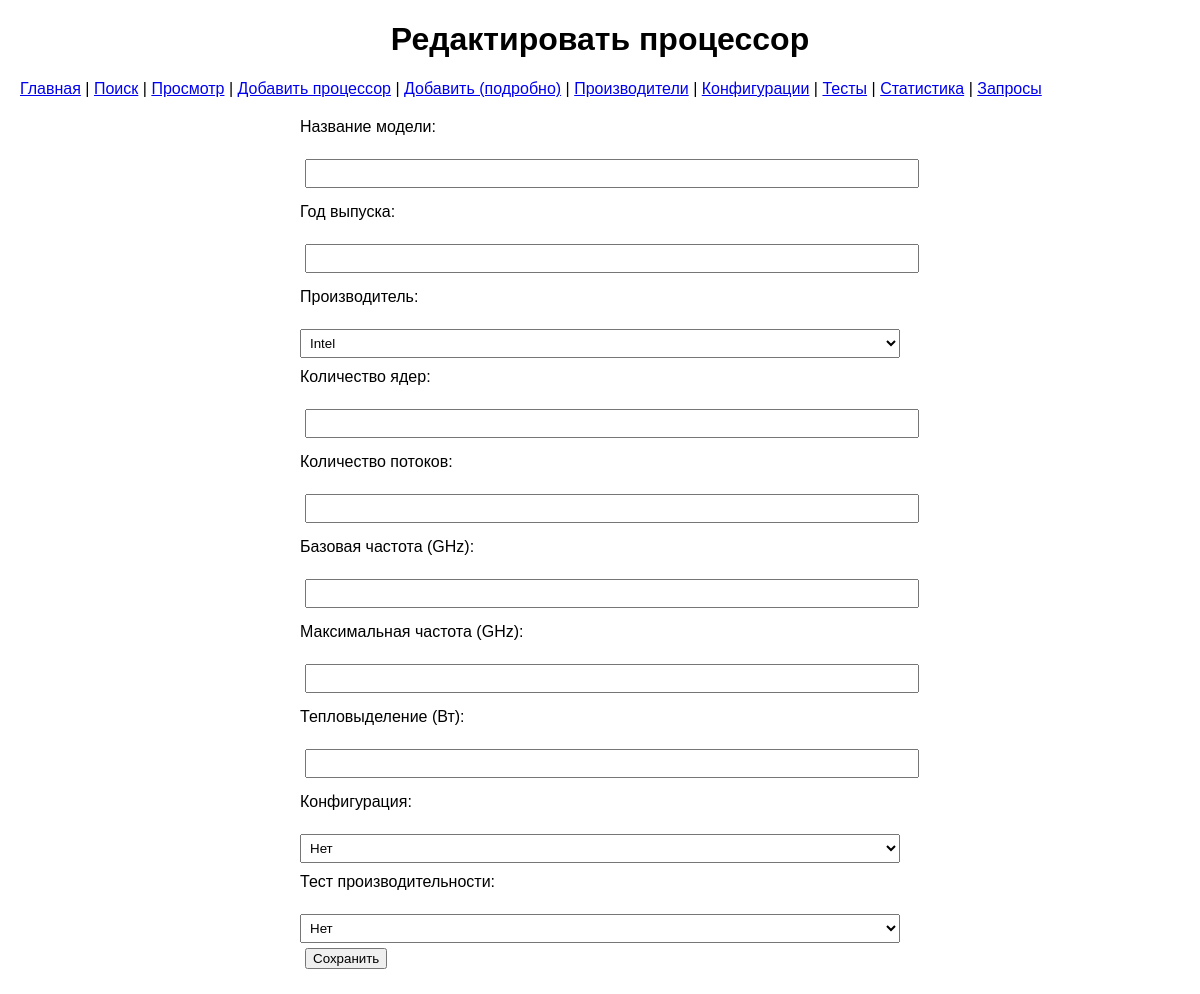
/edit/102, run on an earlier commit of the app's database.
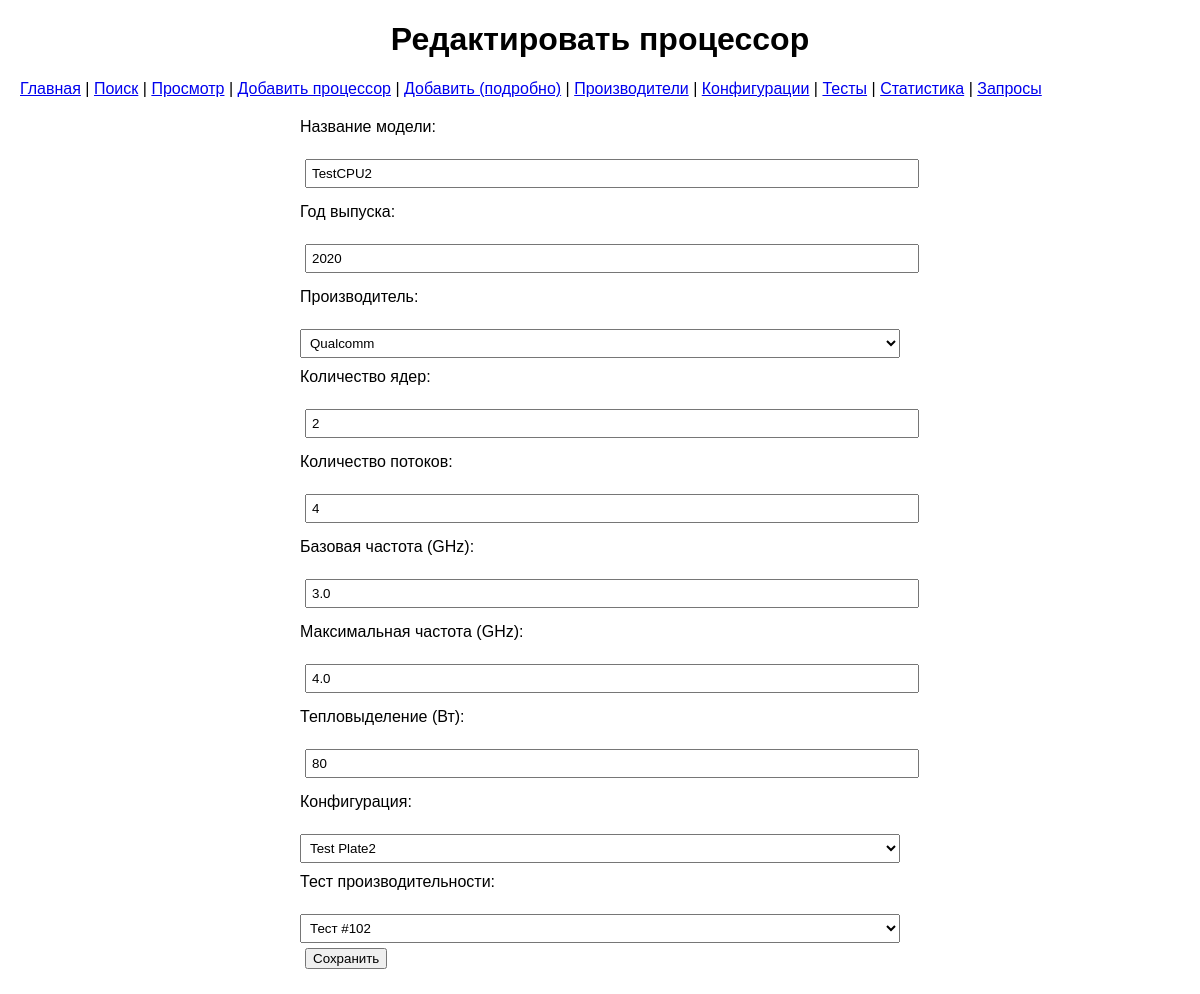
And on a later commit of the database.
### tables this page shows
CREATE TABLE "processors" (
	"id"	INTEGER,
	"model_name"	TEXT NOT NULL,
	"release_year"	INTEGER NOT NULL,
	"manufacturer_id"	INTEGER NOT NULL,
	"config_id"	INTEGER,
	"performance_tests_id"	INTEGER,
	"cores"	INTEGER,
	"threads"	INTEGER,
	"base_clock"	REAL,
	"max_clock"	REAL,
	"tdp"	INTEGER,
	PRIMARY KEY("id" AUTOINCREMENT),
	FOREIGN KEY("config_id") REFERENCES "config"("id"),
	FOREIGN KEY("manufacturer_id") REFERENCES "manufacturers"("id"),
	FOREIGN KEY("performance_tests_id") REFERENCES "performance_tests"("id")
);

CREATE TABLE "manufacturers" (
	"id"	INTEGER,
	"company_name"	VARCHAR(100) CHECK(LENGTH("company_name") BETWEEN 3 AND 100),
	"country"	VARCHAR(50) CHECK(LENGTH("country") BETWEEN 3 AND 50),
	"founded_year"	INTEGER CHECK("founded_year" BETWEEN 1900 AND 2025),
	"employees"	INTEGER CHECK("employees" BETWEEN 1 AND 1000000),
	PRIMARY KEY("id")
);

CREATE TABLE "config" (
	"id"	INTEGER,
	"processor_id"	INTEGER,
	"motherboard_model"	VARCHAR(100) CHECK(LENGTH("motherboard_model") BETWEEN 3 AND 100),
	"ram_type"	VARCHAR(20) CHECK(LENGTH("ram_type") BETWEEN 3 AND 20),
	"ram_size"	INTEGER CHECK("ram_size" BETWEEN 1 AND 4096),
	"socket_type"	VARCHAR(20) CHECK(LENGTH("socket_type") BETWEEN 3 AND 20),
	"storage_interface"	VARCHAR(20) CHECK(LENGTH("storage_interface") BETWEEN 3 AND 20),
	"gpu_config"	VARCHAR(100) CHECK(LENGTH("gpu_config") BETWEEN 3 AND 100),
	"power_supply"	INTEGER CHECK("power_supply" BETWEEN 10 AND 3000),
	PRIMARY KEY("id"),
	FOREIGN KEY("processor_id") REFERENCES "processors"("id")
);

### flask_app.py (the view, shortened to what this page needs)
@app.route('/edit/<int:id>', methods=['GET', 'POST'])
def edit(id):
    errors = []
    with get_db_connection() as conn:
        processor = conn.execute("""
            SELECT p.*, m.company_name
            FROM processors p
            JOIN manufacturers m ON p.manufacturer_id = m.id
            WHERE p.id = ?
        """, (id,)).fetchone()
        manufacturers = conn.execute("SELECT id, company_name FROM manufacturers").fetchall()
        configs = conn.execute("SELECT id, motherboard_model FROM config").fetchall()
        performance_tests = conn.execute("SELECT id, single_core_score, multi_core_score FROM performance_tests").fetchall()
    return render_template('edit.html', processor=processor, manufacturers=manufacturers,
                          configs=configs, performance_tests=performance_tests, errors=errors)

### flask_app.py (called while the page is built)
def get_db_connection():
    conn = sqlite3.connect(DB_PATH, timeout=10)
    conn.row_factory = sqlite3.Row
    return conn

### templates/edit.html (shortened to what this page needs)
<!DOCTYPE html>
<html lang="ru">
<head>
    <link rel="stylesheet" href="{{ url_for('static', filename='style.css') }}">
</head>
<body>
    <h1>Редактировать процессор</h1>
    <nav>
        <a href="/">Главная</a> |
        <a href="/search">Поиск</a> |
        <a href="/view">Просмотр</a> |
        <a href="/add">Добавить процессор</a> |
        <a href="/add_detailed">Добавить (подробно)</a> |
        <a href="/manufacturers">Производители</a> |
        <a href="/config">Конфигурации</a> |
        <a href="/performance">Тесты</a> |
        <a href="/stats">Статистика</a> |
        <a href="/queries">Запросы</a>
    </nav>
    <form method="POST">
        <label>Название модели:</label><br>
        <input type="text" name="model_name" value="{{ processor['model_name'] }}" required><br>
        <label>Год выпуска:</label><br>
        <input type="number" name="release_year" value="{{ processor['release_year'] }}" min="1970" max="2025" required><br>
        <label>Производитель:</label><br>
        <select name="manufacturer_id" required>
            {% for manufacturer in manufacturers %}
            <option value="{{ manufacturer['id'] }}" {% if manufacturer['id'] == processor['manufacturer_id'] %}selected{% endif %}>
                {{ manufacturer['company_name'] }}
            </option>
            {% endfor %}
        </select><br>
        <label>Количество ядер:</label><br>
        <input type="number" name="cores" value="{{ processor['cores'] }}" min="1" max="128" required><br>
        <label>Количество потоков:</label><br>
        <input type="number" name="threads" value="{{ processor['threads'] }}" min="1" max="256" required><br>
        <label>Базовая частота (GHz):</label><br>
        <input type="number" step="0.1" name="base_clock" value="{{ processor['base_clock'] }}" min="0.5" max="7.0" required><br>
        <label>Максимальная частота (GHz):</label><br>
        <input type="number" step="0.1" name="max_clock" value="{{ processor['max_clock'] }}" min="0.5" max="10.0" required><br>
        <label>Тепловыделение (Вт):</label><br>
        <input type="number" name="tdp" value="{{ processor['tdp'] }}" min="0" max="500" required><br>
        <label>Конфигурация:</label><br>
        <select name="config_id">
            <option value="">Нет</option>
            {% for config in configs %}
            <option value="{{ config['id'] }}" {% if config['id'] == processor['config_id'] %}selected{% endif %}>
                {{ config['motherboard_model'] }}
            </option>
            {% endfor %}
        </select><br>
        <label>Тест производительности:</label><br>
        <select name="performance_tests_id">
            <option value="">Нет</option>
            {% for test in performance_tests %}
            <option value="{{ test['id'] }}" {% if test['id'] == processor['performance_tests_id'] %}selected{% endif %}>
                Тест #{{ test['id'] }}
            </option>
            {% endfor %}
        </select><br>
        <button type="submit">Сохранить</button>
    </form>
</body>
</html>

What changed in the data, as far as the page shows it:
added processors: model_name "TestCPU2", release_year "2020", manufacturer_id "Qualcomm", cores "2", threads "4", base_clock "3.0", max_clock "4.0", tdp "80", config_id "Test Plate2", performance_tests_id "Тест #102"
Also different on the page:
form field manufacturer_id: "Intel" → (not shown)
form field config_id: "Нет" → (not shown)
form field performance_tests_id: "Нет" → (not shown)
